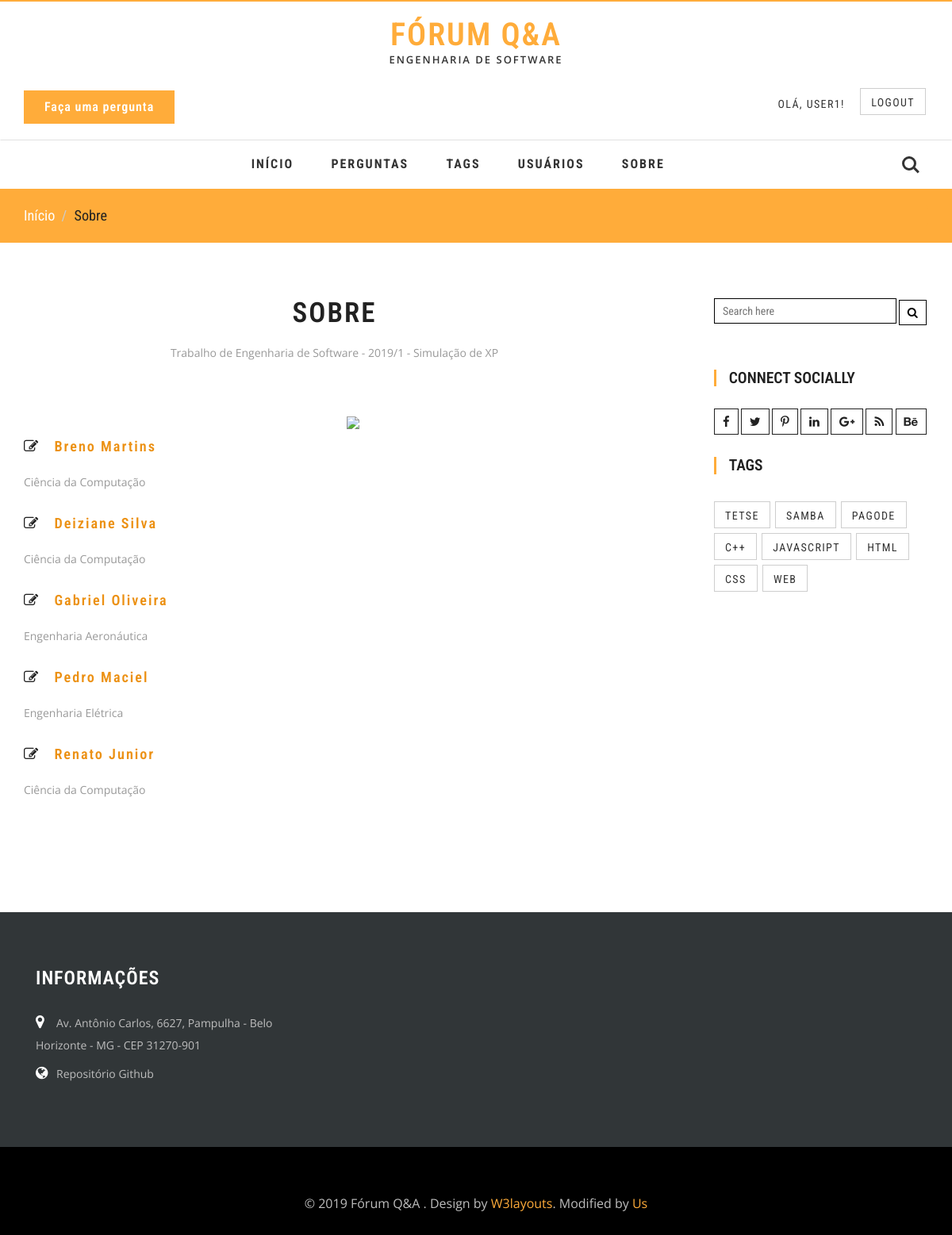
The page /about/ (signed in) on the database its author committed.
### posts/models.py (models this page shows, shortened)
class Tag(models.Model):
	name = models.CharField(max_length=512)

### forum/views.py (the view)
# urls.py: path('about/', views.about, name='about')
def about(request):
    context = {
        'title': 'Sobre'
    }
    questions = Question.objects.all().order_by("-creation_date")
    for question in questions:
        question_tags = QuestionTag.objects.filter(question=question)
        tags = []
        for el in question_tags:
            tags.append(el.tag)
        question.tags = tags
    context['posts'] = questions
    return render(request, 'forum/about.html', context)

### forum/templates/forum/about.html (shortened to what this page needs)
{% extends "forum/base.html" %}
{% load static from staticfiles %}
{% block content %}
<div class="breadcrumbs">
		<div class="container">
			<ol class="breadcrumb breadcrumb1 animated wow slideInLeft" data-wow-delay=".5s">
				<li><a href="{% url 'forum:index' %}">Início</a></li>
				<li class="active">Sobre</li>
			</ol>
		</div>
	</div>
	<div class="container">
		<div class="banner-btm-agile">
			<div class="col-md-9 btm-wthree-left">
				<div class="courses">
					<div class="agileits_heading_section">
						<h3 class="wthree_head">Sobre</h3>
						<p class="agileinfo_para">Trabalho de Engenharia de Software - 2019/1 - Simulação de XP</p>
					</div>
						<div class="agileits_w3layouts_team_grids w3ls_courses_grids">
							<div class="col-md-6 w3ls_banner_bottom_left w3ls_courses_left">
								<div class="w3ls_courses_left_grids">
									<div class="w3ls_courses_left_grid">
										<h3><i class="fa fa-pencil-square-o" aria-hidden="true"></i>Breno Martins</h3>
										<p>Ciência da Computação</p>
									</div>
									<div class="w3ls_courses_left_grid">
										<h3><i class="fa fa-pencil-square-o" aria-hidden="true"></i>Deiziane Silva</h3>
										<p>Ciência da Computação</p>
									</div>
									<div class="w3ls_courses_left_grid">
										<h3><i class="fa fa-pencil-square-o" aria-hidden="true"></i>Gabriel Oliveira</h3>
										<p>Engenharia Aeronáutica</p>
                                    </div>
                                    <div class="w3ls_courses_left_grid">
										<h3><i class="fa fa-pencil-square-o" aria-hidden="true"></i>Pedro Maciel</h3>
										<p>Engenharia Elétrica</p>
                                    </div>
                                    <div class="w3ls_courses_left_grid">
										<h3><i class="fa fa-pencil-square-o" aria-hidden="true"></i>Renato Junior</h3>
										<p>Ciência da Computação</p>
									</div>
								</div>
							</div>
							<div class="col-md-6 agileits_courses_right">
								<img src="https://images.unsplash.com/photo-1528660544347-95a93c58e424?ixlib=rb-1.2.1&ixid=eyJhcHBfaWQiOjEyMDd9&auto=format&fit=crop&w=334&q=80" alt=" " class="img-responsive">
							</div>
							<div class="clearfix"> </div>
						</div>
					</div>
			</div>
			<div class="col-md-3 w3agile_blog_left">
				<div class="wthreesearch">
							<form action="#" method="post">
								<input type="search" name="Search" placeholder="Search here" required="">
								<button type="submit" class="btn btn-default search" aria-label="Left Align">
									<i class="fa fa-search" aria-hidden="true"></i>
								</button>
							</form>
				</div>
				<div class="agileinfo_calender">
				<h3>CONNECT SOCIALLY</h3>
				<div class="w3ls-social-icons-1">
					<a class="facebook" href="#"><i class="fa fa-facebook"></i></a>
					<a class="twitter" href="#"><i class="fa fa-twitter"></i></a>
					<a class="pinterest" href="#"><i class="fa fa-pinterest-p"></i></a>
					<a class="linkedin" href="#"><i class="fa fa-linkedin"></i></a>
					<a class="linkedin" href="#"><i class="fa fa-google-plus"></i></a>
					<a class="linkedin" href="#"><i class="fa fa-rss"></i></a>
					<a class="linkedin" href="#"><i class="fa fa-behance"></i></a>
				</div>
				</div>
			<div class="w3l_tags">
					<h3>Tags</h3>
					<ul class="tag">
						{% for post in posts %}
							{% for tag in post.tags %}
								<li><a href="{% url 'posts:tag' tag.id %}">{{ tag.name }}</a></li>
							{% endfor %}
						{% endfor %}
					</ul>
				</div>
			</div>
			<div class="clearfix"></div>
		</div>
	</div>
{% endblock%}

### forum/templates/forum/header.html (shortened to what this page needs)
{% load static %}
<header>
  <div class="w3layouts-top-strip">
    <div class="container">
      <div class="logo">
        <h1><a href="{% url 'forum:index' %}">Fórum Q&A</a></h1>
        <p>Engenharia de Software</p>
      </div>
      <div class="w3ls-social-icons w3l_tags">
          <a href="{% url 'posts:create_post' %}" class="pull-left agileits w3layouts">Faça uma pergunta</a>
          <ul class="tag pull-right">
        {% if user.is_authenticated %}
        <li><h3><a href="{% url 'users:profile' %}" id="wtout-border" class=" pull-right">Olá, {{ user.username }}!</a></h3></li>
        <li><a class="pull-right" href="{% url 'users:logout' %}">Logout</a></li>
        {% else %}
       <li><a class="pull-right" href="{% url 'users:login' %}">Entrar</a></li>
       <li><a class="pull-right" href="{% url 'users:register' %}">Registrar-se</a></li>
        </ul>
        {% endif %}
      </div>
    </div>
  </div>
    <nav class="navbar navbar-default">
      <div class="container">
      <div class="collapse navbar-collapse" id="bs-example-navbar-collapse-1">
        <ul class="nav navbar-nav">
          <li><a href="{% url 'forum:index' %}">Início</a></li>
          <li><a href="{% url 'forum:all_posts' %}">Perguntas</a></li>
          <li><a href="{% url 'forum:all_tags' %}">Tags</a></li>
          <li><a href="{% url 'forum:users' %}">Usuários</a></li>
          <li><a href="{% url 'forum:about' %}">Sobre</a></li>
        </ul>
      </div>
      <div class="w3_agile_login">
            <div class="cd-main-header">
              <a class="cd-search-trigger" href="#cd-search"> <span></span></a>
            </div>
          </div>
          <div class="clearfix"> </div>
      </div>
    </nav>
</header>

### rows shown on the page
Tag: name "TETSE"
Tag: name "SAMBA"
Tag: name "PAGODE"
Tag: name "C++"
Tag: name "JAVASCRIPT"
Tag: name "HTML"
Tag: name "CSS"
Tag: name "WEB"

### other values the page prints
{{ user.username }} "USER1"
